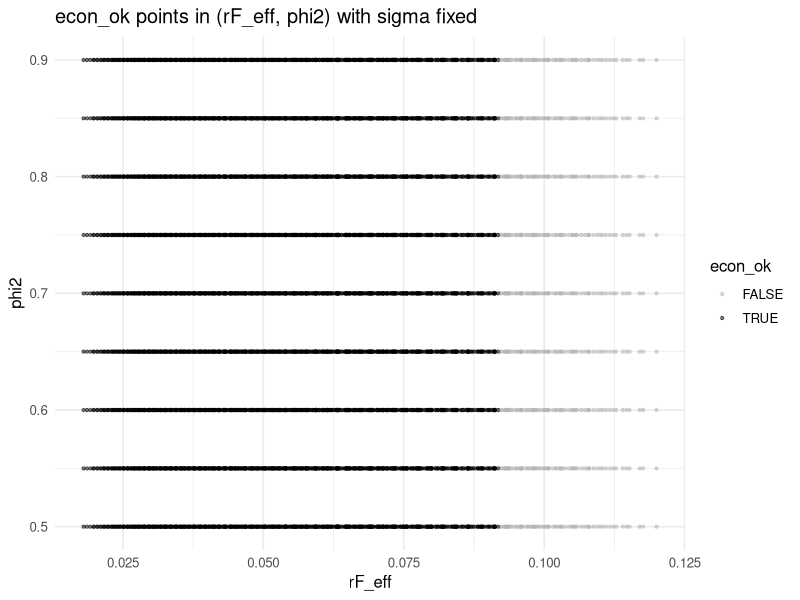
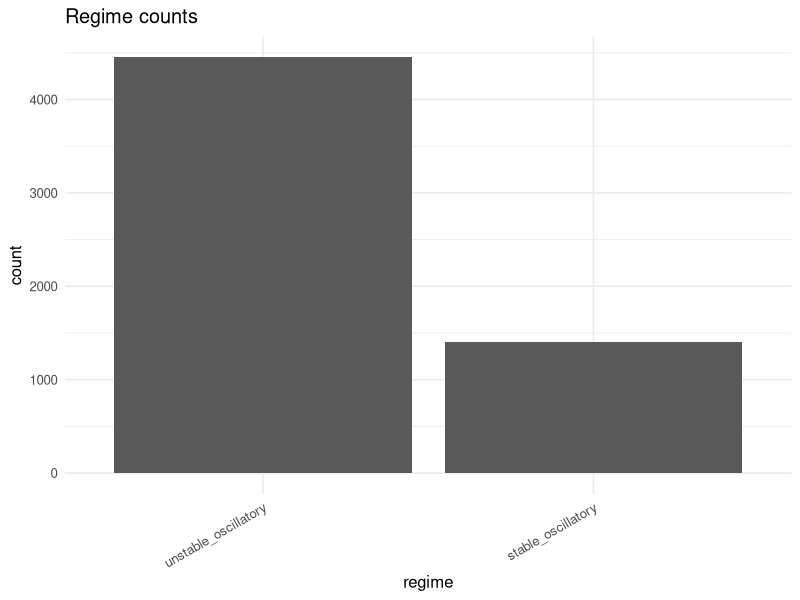
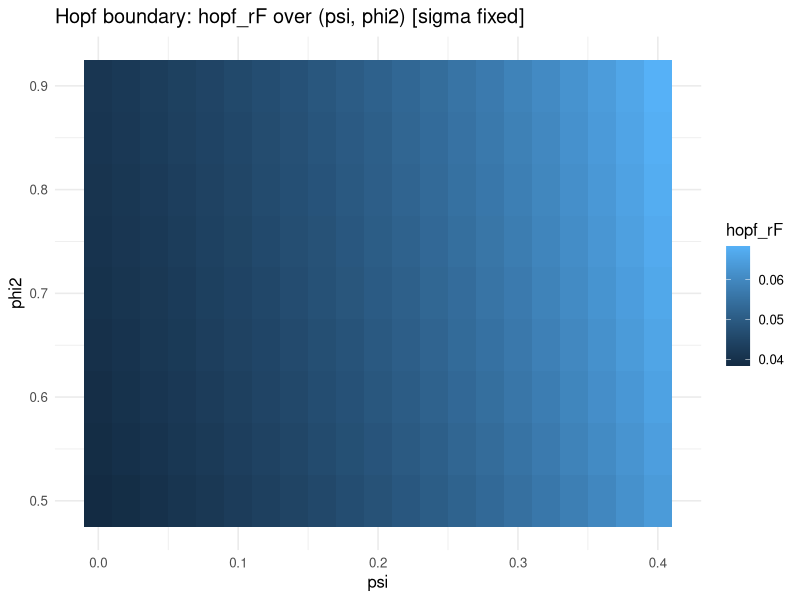
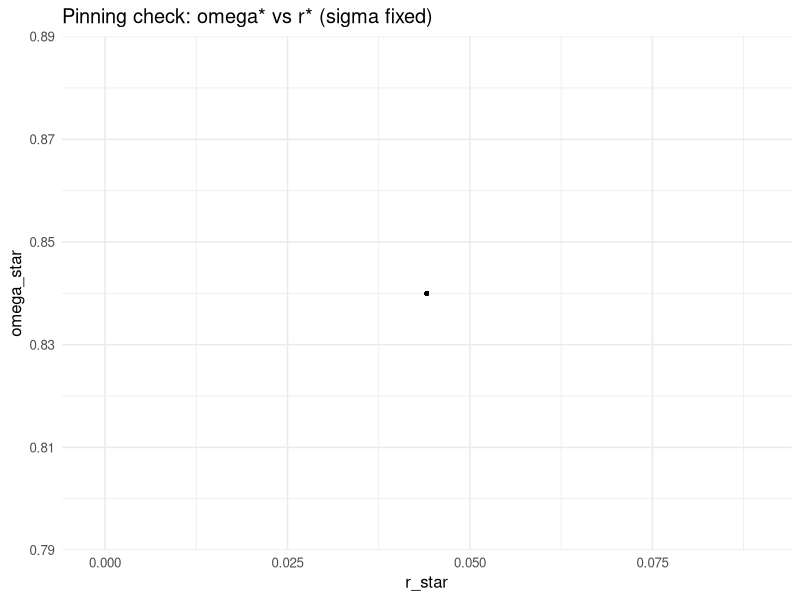

These figures' R source, in order:
# ============================================================
# fast_calibration_sigma_fixed.R
# Fast calibration search with sigma fixed (~2), no parallelization.
# Collapses pinned steady-state backbone (r*, d*, omega*) once,
# then scans (rF, psi, phi2) and computes phi1 endogenously
# to hit e_target. Evaluates Jacobian, eigenvalues, RH, Hopf H.
#
# Outputs to:
# outputs/wealth_goodwin/grid_search/best_results/
#   - results.csv
#   - results_augmented.csv
#   - best_candidates_top50.csv
#   - plots/*.png
#   - sessionInfo.txt
# ============================================================

suppressPackageStartupMessages({
  library(dplyr)
  library(tidyr)
  library(ggplot2)
  library(readr)
})

# ----------------------------
# Paths
# ----------------------------
out_dir  <- "outputs/wealth_goodwin/grid_search/best_results"
plot_dir <- file.path(out_dir, "plots")
dir.create(out_dir,  showWarnings = FALSE, recursive = TRUE)
dir.create(plot_dir, showWarnings = FALSE, recursive = TRUE)

# ----------------------------
# Targets (advanced-economy-ish)
# ----------------------------
TARGETS <- list(
  e_target = 0.94,
  e_min = 0.88, e_max = 0.98,
  omega_min = 0.60, omega_max = 0.85,
  d_max = 6.0,
  f_max = 10.0,
  phi1_min = 0.30,  # avoid absurd scaling
  phi1_max = 1.50
)

# ----------------------------
# Utility
# ----------------------------
clamp01 <- function(x) pmin(1, pmax(0, x))
rf_tilde_from_rf <- function(rF, psi) -clamp01(psi) * rF

score_band <- function(x, lo, hi) {
  ifelse(is.na(x), Inf,
         ifelse(x < lo, (lo - x)^2,
                ifelse(x > hi, (x - hi)^2, 0)))
}

# ----------------------------
# Logistic bounded + inverse
# ----------------------------
logistic_bounded <- function(x, a, b, x0, k) {
  a + (b - a) / (1 + exp(-k * (x - x0)))
}
logistic_bounded_d <- function(x, a, b, x0, k) {
  L <- 1 / (1 + exp(-k * (x - x0)))
  (b - a) * k * L * (1 - L)
}
logistic_bounded_inv <- function(y, a, b, x0, k) {
  stopifnot(all(y > a & y < b))
  x0 - (1 / k) * log((b - a) / (y - a) - 1)
}

# ----------------------------
# Model base parameters
# ----------------------------
par_base <- list(
  # macro
  sigma = 2.0,
  delta = 0.05,
  alpha = 0.02,
  beta  = 0.01,
  i     = 0.03,
  
  # wage-share block
  phi0 = 0.00,
  phi1 = 0.60,  # will be overwritten endogenously
  phi2 = 0.70,
  phi3 = 5.0,
  phi4 = 1.0,
  
  # investment share kappa(r): bounded logistic
  kappa_min = 0.01,
  kappa_max = 0.35,
  kappa0    = 0.05,
  kappa1    = 40.0,
  
  # portfolio tilt lambda(rF_eff - r - lam0)
  lam0 = 0.00,
  lam1 = 40.0,
  
  # finance
  rF = 0.08,
  rF_tilde = 0.00,
  psi = 0.20
)

# ----------------------------
# Functions
# ----------------------------
kappa_fun <- function(r, p) logistic_bounded(r, p$kappa_min, p$kappa_max, p$kappa0, p$kappa1)
kappa_r   <- function(r, p) logistic_bounded_d(r, p$kappa_min, p$kappa_max, p$kappa0, p$kappa1)

g_fun  <- function(r, p) kappa_fun(r, p) / p$sigma - p$delta

lambda_fun <- function(r, p) {
  rF_eff <- p$rF + p$rF_tilde   # (1-psi)*rF
  x <- (rF_eff - r - p$lam0)
  1 / (1 + exp(-p$lam1 * x))
}
lambda_r <- function(r, p) {
  lam <- lambda_fun(r, p)
  -p$lam1 * lam * (1 - lam)
}

Z_fun <- function(d, f, p) {
  arg <- (d - 1) + p$phi4 * (f - 1)
  1 / (1 + exp(-p$phi3 * arg))
}
Z_d_fun <- function(d, f, p) {
  Z <- Z_fun(d, f, p)
  p$phi3 * Z * (1 - Z)
}
Z_f_fun <- function(d, f, p) {
  Z <- Z_fun(d, f, p)
  p$phi3 * p$phi4 * Z * (1 - Z)
}

# ----------------------------
# Backbone steady state (pinned by sigma, gn, delta, i, kappa params)
# ----------------------------
steady_state_backbone <- function(p) {
  gn <- p$alpha + p$beta
  if (!is.finite(gn) || gn <= 0) return(list(ok = FALSE, reason = "gn_nonpositive"))
  
  kappa_star <- p$sigma * (gn + p$delta)
  if (!(kappa_star > p$kappa_min && kappa_star < p$kappa_max)) {
    return(list(ok = FALSE, reason = "kappa_star_out_of_bounds"))
  }
  
  r_star <- logistic_bounded_inv(kappa_star, p$kappa_min, p$kappa_max, p$kappa0, p$kappa1)
  if (!is.finite(r_star)) return(list(ok = FALSE, reason = "r_star_nonfinite"))
  
  d_star <- (kappa_star - p$sigma * r_star) / gn
  omega_star <- 1 - p$i * d_star - p$sigma * r_star
  
  admiss <- TRUE
  reasons <- character(0)
  if (!is.finite(d_star) || !is.finite(omega_star)) { admiss <- FALSE; reasons <- c(reasons, "nonfinite_backbone") }
  if (d_star < 0) { admiss <- FALSE; reasons <- c(reasons, "d_star_negative") }
  if (omega_star <= 0 || omega_star >= 1) { admiss <- FALSE; reasons <- c(reasons, "omega_star_outside_0_1") }
  
  list(
    ok = admiss,
    reason = if (admiss) "OK" else paste(reasons, collapse = ";"),
    gn = gn,
    kappa_star = kappa_star,
    r_star = r_star,
    d_star = d_star,
    omega_star = omega_star
  )
}

# ----------------------------
# Full steady-state with finance block + endogenous phi1 (targets e*)
# Option 1: f* = iotaF*/g_n, with iotaF* = lambda* sF*, sF* = r*/(1-lambda*)
# ----------------------------
steady_state_full <- function(p, bb, phi2, e_target) {
  # copy pinned backbone
  gn <- bb$gn
  r_star <- bb$r_star
  d_star <- bb$d_star
  omega_star <- bb$omega_star
  
  # finance
  lam_star <- lambda_fun(r_star, p)
  if (!is.finite(lam_star) || lam_star >= 0.999) {
    return(list(ok = FALSE, reason = "lambda_too_close_to_1"))
  }
  
  sF_star <- r_star / (1 - lam_star)
  iotaF_star <- lam_star * sF_star
  f_star <- iotaF_star / gn
  
  # discipline index
  p$phi2 <- phi2
  Z_star <- Z_fun(d_star, f_star, p)
  
  # endogenous phi1 to hit target employment
  numer <- (p$alpha - p$phi0 + phi2 * Z_star)
  if (!is.finite(numer) || numer <= 0) {
    return(list(ok = FALSE, reason = "phi1_numer_nonpositive"))
  }
  phi1 <- numer / e_target
  
  # implied e* (should match)
  e_star <- numer / phi1
  
  # plausibility
  admiss <- TRUE
  reasons <- character(0)
  if (!all(is.finite(c(f_star, Z_star, phi1, e_star)))) { admiss <- FALSE; reasons <- c(reasons, "nonfinite_state") }
  if (f_star < 0) { admiss <- FALSE; reasons <- c(reasons, "f_star_negative") }
  if (phi1 < TARGETS$phi1_min || phi1 > TARGETS$phi1_max) { admiss <- FALSE; reasons <- c(reasons, "phi1_out_of_bounds") }
  
  list(
    ok = admiss,
    reason = if (admiss) "OK" else paste(reasons, collapse = ";"),
    r_star = r_star,
    d_star = d_star,
    omega_star = omega_star,
    lam_star = lam_star,
    sF_star = sF_star,
    iotaF_star = iotaF_star,
    f_star = f_star,
    Z_star = Z_star,
    phi1 = phi1,
    e_star = e_star
  )
}

# ----------------------------
# Jacobian at steady state (same as your code, but phi1 may vary)
# ----------------------------
jacobian_at_ss <- function(ss, bb, p, phi2) {
  gn <- bb$gn
  r  <- ss$r_star
  d  <- ss$d_star
  e  <- ss$e_star
  om <- ss$omega_star
  f  <- ss$f_star
  phi1 <- ss$phi1
  
  r_om <- -1 / p$sigma
  r_d  <- -p$i / p$sigma
  
  kap_r <- kappa_r(r, p)
  g_r   <- kap_r / p$sigma
  
  # finance derivatives
  sF <- ss$sF_star
  lam <- ss$lam_star
  lam_rv <- lambda_r(r, p)
  
  denom <- g_fun(r, p)
  if (abs(denom) < 1e-10) denom <- 1e-10
  f_r <- sF * (lam_rv * denom - lam * g_r) / (denom^2)
  
  Zd <- Z_d_fun(d, f, p)
  Zf <- Z_f_fun(d, f, p)
  
  Z_om <- Zf * f_r * r_om
  Z_dv <- Zd + Zf * f_r * r_d
  
  # J matrix
  J11 <- 0
  J12 <- e * g_r * r_om
  J13 <- e * g_r * r_d
  
  J21 <- om * phi1
  J22 <- -om * phi2 * Z_om
  J23 <- -om * phi2 * Z_dv
  
  J31 <- 0
  J32 <- 1 + kap_r * r_om - d * g_r * r_om
  J33 <- kap_r * r_d + p$i - gn - d * g_r * r_d
  
  matrix(c(J11,J12,J13,
           J21,J22,J23,
           J31,J32,J33), nrow = 3, byrow = TRUE)
}

rh_coeffs <- function(J) {
  tr <- sum(diag(J))
  M12 <- det(J[c(1,2), c(1,2)])
  M13 <- det(J[c(1,3), c(1,3)])
  M23 <- det(J[c(2,3), c(2,3)])
  s2  <- M12 + M13 + M23
  detJ <- det(J)
  
  a1 <- -tr
  a2 <- s2
  a3 <- -detJ
  H  <- a1*a2 - a3
  
  tibble(a1 = a1, a2 = a2, a3 = a3, H = H, tr = tr, det = detJ)
}

# ============================================================
# 1) Fix sigma (optionally allow a small set)
# ============================================================
SIGMA_SET <- c(2.0)  # or c(1.9, 2.0, 2.1)

# Small, informative grids (not insane)
rF_grid  <- seq(0.03, 0.12, by = 0.003)
psi_grid <- seq(0.00, 0.40, by = 0.02)
phi2_grid <- seq(0.50, 0.90, by = 0.05)

# ============================================================
# 2) Run search
# ============================================================
rows <- vector("list", length(SIGMA_SET) * length(rF_grid) * length(psi_grid) * length(phi2_grid))
k <- 0L

for (sig in SIGMA_SET) {
  p0 <- par_base
  p0$sigma <- sig
  
  bb <- steady_state_backbone(p0)
  if (!isTRUE(bb$ok)) {
    message("Backbone infeasible at sigma=", sig, " reason=", bb$reason)
    next
  }
  
  for (psi in psi_grid) {
    for (rF in rF_grid) {
      # set finance
      p <- p0
      p$psi <- clamp01(psi)
      p$rF  <- rF
      p$rF_tilde <- rf_tilde_from_rf(rF, p$psi)
      rF_eff <- p$rF + p$rF_tilde
      
      for (phi2 in phi2_grid) {
        ss <- steady_state_full(p, bb, phi2 = phi2, e_target = TARGETS$e_target)
        
        k <- k + 1L
        if (!isTRUE(ss$ok)) {
          rows[[k]] <- tibble(
            sigma = sig, psi = p$psi, rF = rF, rF_tilde = p$rF_tilde, rF_eff = rF_eff,
            phi2 = phi2, phi1 = NA_real_,
            feasible = FALSE, reason = ss$reason,
            r_star = bb$r_star, d_star = bb$d_star, omega_star = bb$omega_star,
            e_star = NA_real_, f_star = NA_real_, Z_star = NA_real_,
            maxReEig = NA_real_, maxImEig = NA_real_,
            a1 = NA_real_, a2 = NA_real_, a3 = NA_real_, H = NA_real_
          )
          next
        }
        
        # Jacobian + eig + RH
        J <- jacobian_at_ss(ss, bb, p, phi2 = phi2)
        ev <- eigen(J, only.values = TRUE)$values
        rh <- rh_coeffs(J)
        
        rows[[k]] <- tibble(
          sigma = sig, psi = p$psi, rF = rF, rF_tilde = p$rF_tilde, rF_eff = rF_eff,
          phi2 = phi2, phi1 = ss$phi1,
          feasible = TRUE, reason = "OK",
          r_star = ss$r_star, d_star = ss$d_star, omega_star = ss$omega_star,
          e_star = ss$e_star, f_star = ss$f_star, Z_star = ss$Z_star,
          maxReEig = max(Re(ev)),
          maxImEig = max(abs(Im(ev))),
          a1 = rh$a1, a2 = rh$a2, a3 = rh$a3, H = rh$H
        )
      }
    }
  }
}

res <- bind_rows(rows)
res <- res %>% filter(!is.na(sigma))  # drop unused prealloc slots if any

# ============================================================
# 3) Augment classifications + score
# ============================================================
res_aug <- res %>%
  mutate(
    stable = feasible & !is.na(maxReEig) & (maxReEig < 0),
    oscillatory = feasible & !is.na(maxImEig) & (maxImEig > 1e-6),
    rh_ok = feasible & !is.na(a1) & !is.na(a2) & !is.na(a3) & (a1 > 0) & (a2 > 0) & (a3 > 0),
    period = ifelse(oscillatory, 2*pi/maxImEig, NA_real_),
    
    econ_ok = feasible &
      !is.na(e_star) & !is.na(omega_star) & !is.na(d_star) & !is.na(f_star) & !is.na(phi1) &
      (e_star >= TARGETS$e_min) & (e_star <= TARGETS$e_max) &
      (omega_star >= TARGETS$omega_min) & (omega_star <= TARGETS$omega_max) &
      (d_star >= 0) & (d_star <= TARGETS$d_max) &
      (f_star >= 0) & (f_star <= TARGETS$f_max) &
      (phi1 >= TARGETS$phi1_min) & (phi1 <= TARGETS$phi1_max),
    
    regime = case_when(
      !feasible ~ "infeasible",
      stable & oscillatory ~ "stable_oscillatory",
      stable ~ "stable_real",
      !stable & oscillatory ~ "unstable_oscillatory",
      TRUE ~ "unstable_real"
    ),
    
    score = ifelse(!feasible, Inf,
                   score_band(e_star, TARGETS$e_min, TARGETS$e_max) +
                     score_band(omega_star, TARGETS$omega_min, TARGETS$omega_max) +
                     score_band(d_star, 0, TARGETS$d_max) +
                     score_band(f_star, 0, TARGETS$f_max) +
                     score_band(phi1, TARGETS$phi1_min, TARGETS$phi1_max) +
                     ifelse(!is.na(maxReEig) & maxReEig < 0, 0, 0.5)
    )
  )

# ============================================================
# 4) Hopf boundary in rF for each (sigma, psi, phi2): sign change in H within rh_ok & econ_ok
# ============================================================
hopf_roots <- res_aug %>%
  filter(rh_ok, econ_ok) %>%
  arrange(rF) %>%
  group_by(sigma, psi, phi2) %>%
  summarise(
    hopf_rF = {
      Hvec <- H
      rvec <- rF
      ok <- which(!is.na(Hvec) & is.finite(Hvec))
      if (length(ok) < 2) NA_real_ else {
        H2 <- Hvec[ok]; r2 <- rvec[ok]
        idx <- which(sign(H2[-1]) != sign(H2[-length(H2)]))
        if (length(idx) == 0) NA_real_ else {
          i <- idx[1]
          r1 <- r2[i]; r2b <- r2[i+1]
          H1 <- H2[i]; H2b <- H2[i+1]
          r1 + (0 - H1) * (r2b - r1) / (H2b - H1)
        }
      }
    },
    .groups = "drop"
  )

# ============================================================
# 5) Best candidates
# ============================================================
best <- res_aug %>%
  filter(rh_ok, econ_ok) %>%
  arrange(score, maxReEig) %>%
  slice_head(n = 50)

# ============================================================
# 6) Export
# ============================================================
write_csv(res,     file.path(out_dir, "results.csv"))
write_csv(res_aug, file.path(out_dir, "results_augmented.csv"))
write_csv(hopf_roots, file.path(out_dir, "hopf_roots.csv"))
write_csv(best,    file.path(out_dir, "best_candidates_top50.csv"))
writeLines(capture.output(sessionInfo()), file.path(out_dir, "sessionInfo.txt"))

# ============================================================
# 7) Quick plots
# ============================================================
theme_set(theme_minimal(base_size = 12))

# Feasibility / econ_ok cloud in (rF_eff, phi2)
p1 <- ggplot(res_aug, aes(x = rF_eff, y = phi2, color = econ_ok)) +
  geom_point(alpha = 0.5, size = 0.8) +
  scale_color_manual(values = c("FALSE"="grey70","TRUE"="black")) +
  labs(title = "econ_ok points in (rF_eff, phi2) with sigma fixed",
       x = "rF_eff", y = "phi2", color = "econ_ok")
ggsave(file.path(plot_dir, "econok_rFeff_vs_phi2.png"), p1, width = 7, height = 5, dpi = 220)

# Regime counts bar
p2 <- res_aug %>%
  count(regime) %>%
  ggplot(aes(x = reorder(regime, -n), y = n)) +
  geom_col() +
  labs(title = "Regime counts", x = "regime", y = "count") +
  theme(axis.text.x = element_text(angle = 30, hjust = 1))
ggsave(file.path(plot_dir, "regime_counts.png"), p2, width = 7, height = 5, dpi = 220)

# Hopf surface tiles (psi x phi2), fill = hopf_rF
if (nrow(hopf_roots %>% filter(!is.na(hopf_rF))) > 0) {
  p3 <- hopf_roots %>%
    filter(!is.na(hopf_rF)) %>%
    ggplot(aes(x = psi, y = phi2, fill = hopf_rF)) +
    geom_tile() +
    labs(title = "Hopf boundary: hopf_rF over (psi, phi2) [sigma fixed]",
         x = "psi", y = "phi2", fill = "hopf_rF")
  ggsave(file.path(plot_dir, "hopf_tiles_psi_phi2.png"), p3, width = 7, height = 5, dpi = 220)
}

# Pinning check (omega* vs r*)
p4 <- res_aug %>%
  filter(feasible) %>%
  ggplot(aes(x = r_star, y = omega_star)) +
  geom_point(alpha = 0.5, size = 0.8) +
  labs(title = "Pinning check: omega* vs r* (sigma fixed)",
       x = "r_star", y = "omega_star")
ggsave(file.path(plot_dir, "pinning_omega_vs_rstar.png"), p4, width = 7, height = 5, dpi = 220)

message("Done. Wrote outputs to: ", out_dir)
message("Key files: results_augmented.csv, hopf_roots.csv, best_candidates_top50.csv, plots/*.png")
